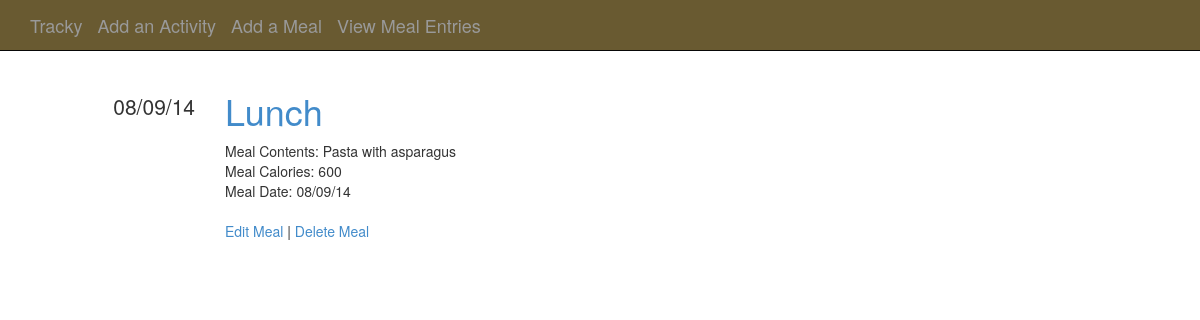
Before: /meal/2 with the older database file.
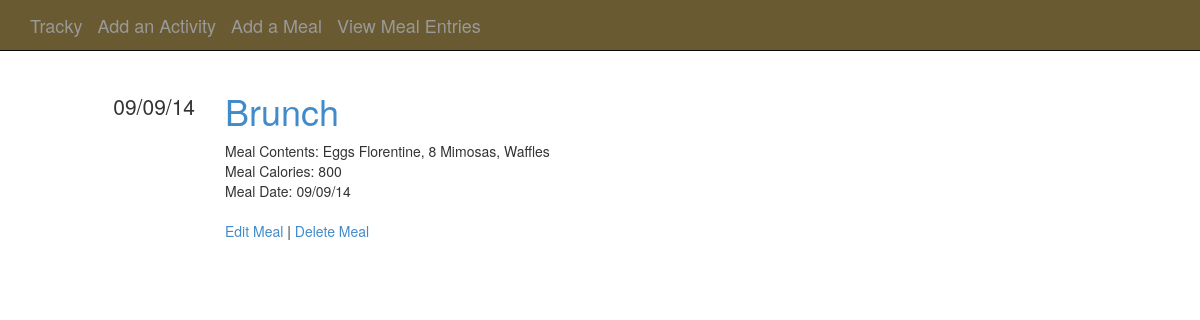
After: the same page with the newer database file.
### tracky/models.py (models this page shows)
class Meal(Base):
    __tablename__ = 'meal'
    meal_id = Column(Integer, Sequence('meal_id_sequence'), primary_key=True)
    meal = Column(String(1024))
    contents = Column(String(1024))
    calories = Column(Integer)
    entry_date = Column(DateTime, default=datetime.datetime.now)

### tracky/views.py (the view)
@app.route('/meal/<int:meal_id>')
def view_meal(meal_id=0):
    meal = session.query(Meal).get(meal_id)
    return render_template('meal.html', meal=meal)

### tracky/filters.py (called while the page is built)
@app.template_filter()
def dateformat(date, format):
    if not date:
        return None
    return date.strftime(format)

### tracky/templates/meal.html
{% extends 'base.html' %}
{% import 'macros.html' as macros %}
{% block content %}
{{ macros.render_meal(meal) }}
{% endblock %}

### tracky/templates/macros.html (shortened to what this page needs)
{% macro render_meal(meal) %}
<div class="row">
    <div class="col-md-2 text-right metadata">
        <ul class="list-unstyled">
            <li>
                {{ meal.entry_date | dateformat('%d/%m/%y') }}
            </li>
        </ul>
    </div>
    <div class="col-md-10">
        <h1>
             <a href="{{ url_for('view_meal', meal_id = meal.meal_id) }}"> {{ meal.meal }}</a>
        </h1>
                Meal Contents: {{ meal.contents }} <br>
                Meal Calories: {{ meal.calories }} <br>
                Meal Date: {{ meal.entry_date | dateformat('%d/%m/%y') }} <br><br>
                <a href="{{ url_for('edit_meal', meal_id = meal.meal_id) }}"> Edit Meal</a> |
                <a href="{{ url_for('delete_meal', meal_id = meal.meal_id) }}"> Delete Meal</a>
    </div>
</div>
{% endmacro %}

Changed rows visible on the page:
changed Meal: entry_date "08/09/14" → "09/09/14"; meal "Lunch" → "Brunch"; contents "Pasta with asparagus" → "Eggs Florentine, 8 Mimosas, Waffles"; calories "600" → "800"
